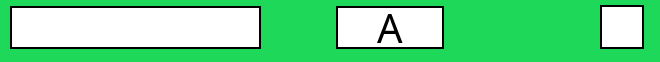
       <widget class="QWidget" name="key3" native="true">
        <property name="sizePolicy">
         <sizepolicy hsizetype="Preferred" vsizetype="Fixed">
          <horstretch>0</horstretch>
          <verstretch>0</verstretch>
         </sizepolicy>
        </property>
        <property name="minimumSize">
         <size>
          <width>0</width>
          <height>55</height>
         </size>
        </property>
        <property name="maximumSize">
         <size>
          <width>16777215</width>
          <height>90</height>
         </size>
        </property>
        <property name="cursor">
         <cursorShape>PointingHandCursor</cursorShape>
        </property>
        <property name="styleSheet">
         <string notr="true">background-color: rgb(30, 217, 89);
</string>
        </property>
        <widget class="QLineEdit" name="game_command3">
         <property name="geometry">
          <rect>
           <x>10</x>
           <y>6</y>
           <width>251</width>
           <height>43</height>
          </rect>
         </property>
         <property name="sizePolicy">
          <sizepolicy hsizetype="Expanding" vsizetype="Preferred">
           <horstretch>0</horstretch>
           <verstretch>0</verstretch>
          </sizepolicy>
         </property>
         <property name="minimumSize">
          <size>
           <width>0</width>
           <height>43</height>
          </size>
         </property>
         <property name="maximumSize">
          <size>
           <width>16777215</width>
           <height>16777215</height>
          </size>
         </property>
         <property name="font">
          <font>
           <family>Berlin Sans FB</family>
           <pointsize>20</pointsize>
          </font>
         </property>
         <property name="styleSheet">
          <string notr="true">background-color: rgb(255, 255, 255);
color: rgb(0, 0, 0);
border-style: solid;
border-width: 2px;
border-color: black;</string>
         </property>
         <property name="inputMask">
          <string notr="true"/>
         </property>
         <property name="maxLength">
          <number>16</number>
         </property>
         <property name="alignment">
          <set>Qt::AlignCenter</set>
         </property>
        </widget>
        <widget class="QLabel" name="key_3_name">
         <property name="geometry">
          <rect>
           <x>336</x>
           <y>6</y>
           <width>108</width>
           <height>43</height>
          </rect>
         </property>
         <property name="font">
          <font>
           <family>Berlin Sans FB</family>
           <pointsize>30</pointsize>
          </font>
         </property>
         <property name="styleSheet">
          <string notr="true">background-color: rgb(255, 255, 255);
border-style: solid;
border-width: 2px;
border-color: black;</string>
         </property>
         <property name="text">
          <string>A</string>
         </property>
         <property name="alignment">
          <set>Qt::AlignCenter</set>
         </property>
        </widget>
        <widget class="QCheckBox" name="checkBoxA">
         <property name="geometry">
          <rect>
           <x>600</x>
           <y>2</y>
           <width>51</width>
           <height>51</height>
          </rect>
         </property>
         <property name="styleSheet">
          <string notr="true">QCheckBox::indicator {
     width: 40px;
     height: 40px;
	border-style: solid;
    border-width: 2px;
    border-color: black;
}

QCheckBox::indicator:checked {
  background-color: rgb(7, 113, 240);
}
QCheckBox::indicator:unchecked {
    background-color: rgb(255, 255, 255);
}
</string>
         </property>
         <property name="text">
          <string/>
         </property>
         <property name="iconSize">
          <size>
           <width>23</width>
           <height>28</height>
          </size>
         </property>
         <property name="checkable">
          <bool>true</bool>
         </property>
        </widget>
       </widget>
